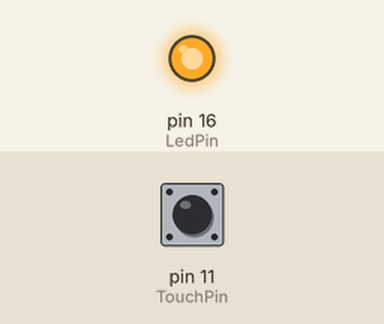
A program run on a simulated Raspberry Pi (header pin numbers). Parts: output pins drawn as LEDs (lit = HIGH). The test bench sets the inputs (shaded band); at power-on: pin 11 (TouchPin) HIGH. What the program prints to the terminal is not drawn.

Above: at 1.2 s.
1.3 s: pin 11 (TouchPin) pulled LOW for 0.25 s
At 1.47 s:
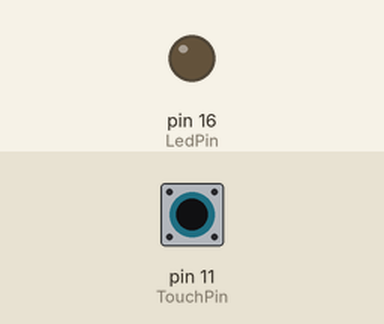
3.0 s: pin 11 (TouchPin) pulled LOW for 3.2 s
At 6.5 s:
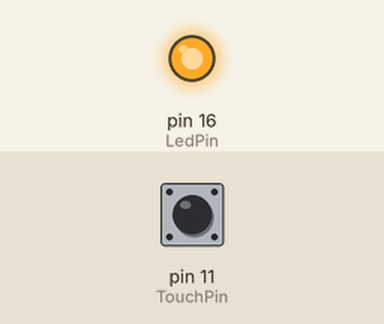
Timing chart, 0 to 8.0 s (numbered marks = the images above; inputs shaded):
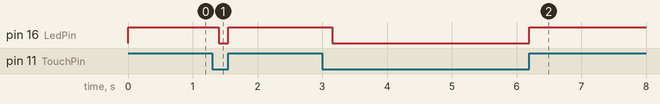

The program:

touchSensor.py
```python
#!/usr/bin/env python
import RPi.GPIO as GPIO
import time

LedPin   = 16
TouchPin = 11


def setup():
	GPIO.setmode(GPIO.BOARD)       # Numbers GPIOs by physical location
	GPIO.setup(LedPin, GPIO.OUT)   # Set LedPin's mode is output
	GPIO.setup(TouchPin, GPIO.IN, pull_up_down=GPIO.PUD_UP)
	GPIO.output(LedPin, GPIO.LOW) # Set LedPin low to off led

def loop():
	while True:
		if GPIO.input(TouchPin) == GPIO.HIGH:
			print 'touched!'
			GPIO.output(LedPin, GPIO.HIGH)  # led on
                        time.sleep(0.2)
		else:
			GPIO.output(LedPin, GPIO.LOW) # led off

def destroy():
	GPIO.output(LedPin, GPIO.HIGH)     # led off
	GPIO.cleanup()                     # Release resource

if __name__ == '__main__':     # Program start from here
	setup()
	try:
		loop()
	except KeyboardInterrupt:
		destroy()
```

Measured:
- after the input at 1.3 s, pin 16 (LedPin): HIGH → LOW after 0.10 s, → HIGH 0.15 s later
- after the input at 3.0 s, pin 16 (LedPin): HIGH → LOW after 0.15 s, → HIGH 3.0 s later
